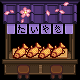

Tiled map render using the project's own tile images. Description and the whole map definition, tile-layer contents included, below:
An orthogonal 5x5 tile map with 16x16 px tiles, 4 tile layers (Back, Buildings, Front, AlwaysFront).

<map version="1.2" tiledversion="1.2.5" orientation="orthogonal" renderorder="right-down" width="5" height="5" tilewidth="16" tileheight="16" infinite="0" nextlayerid="17" nextobjectid="59">
 <tileset firstgid="1" name="spring_taiyaki" tilewidth="16" tileheight="16" tilecount="25" columns="5">
  <image source="spring_taiyaki.png" width="80" height="80" />
 </tileset>
 <layer id="12" name="Back" width="5" height="5">
  <data encoding="csv">
0,0,0,0,0,
0,0,0,0,0,
0,0,0,0,0,
0,0,0,0,0,
0,0,0,0,0
</data>
 </layer>
 <objectgroup id="2" name="Back" />
 <layer id="14" name="Buildings" width="5" height="5">
  <data encoding="csv">
0,0,0,0,0,
0,0,0,0,0,
0,0,0,0,0,
0,0,0,0,0,
21,22,23,24,25
</data>
 </layer>
 <objectgroup id="4" name="Buildings" />
 <layer id="15" name="Front" width="5" height="5">
  <data encoding="csv">
0,0,0,0,0,
0,0,0,0,0,
0,0,0,0,0,
16,17,18,19,20,
0,0,0,0,0
</data>
 </layer>
 <objectgroup id="6" name="Front" />
 <layer id="16" name="AlwaysFront" width="5" height="5">
  <data encoding="csv">
1,2,3,4,5,
6,7,8,9,10,
11,12,13,14,15,
0,0,0,0,0,
0,0,0,0,0
</data>
 </layer>
 <objectgroup id="11" name="AlwaysFront" />
</map>